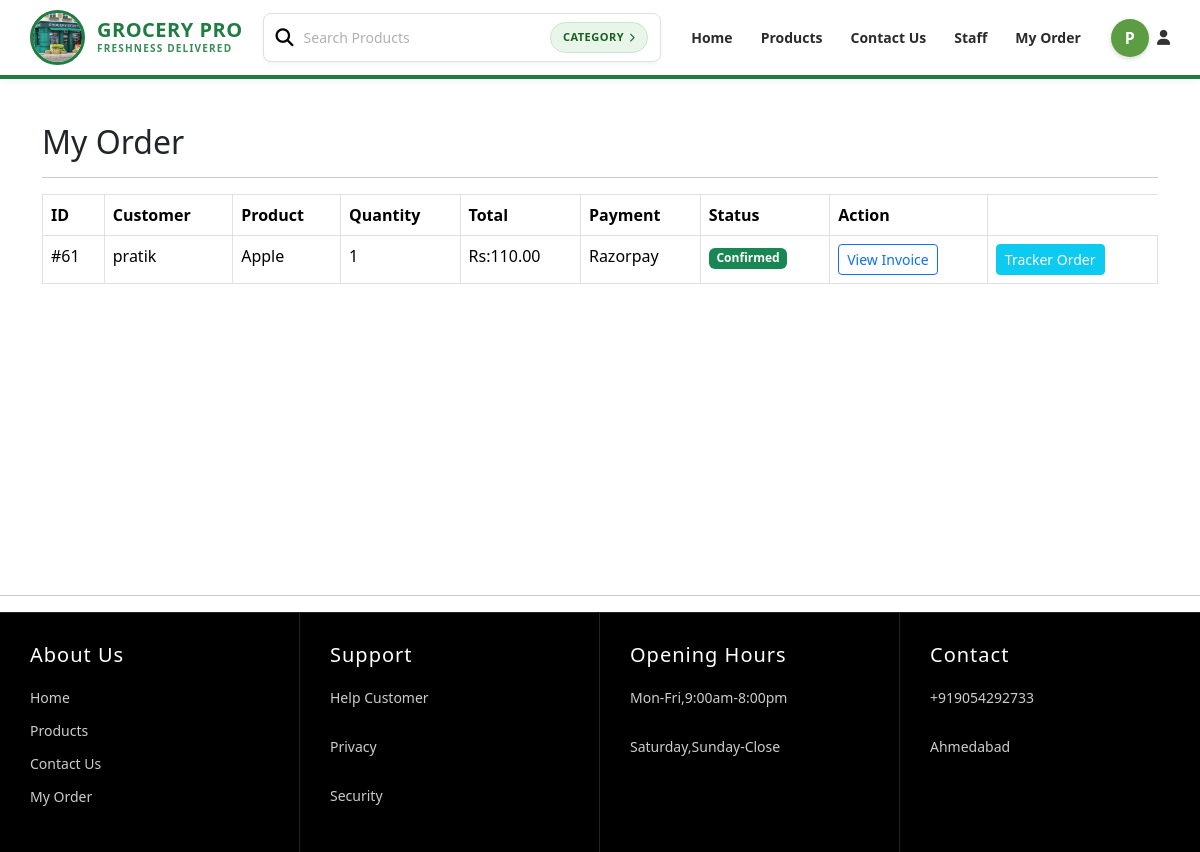
Page /my-order/ (signed in) on the earlier database version.
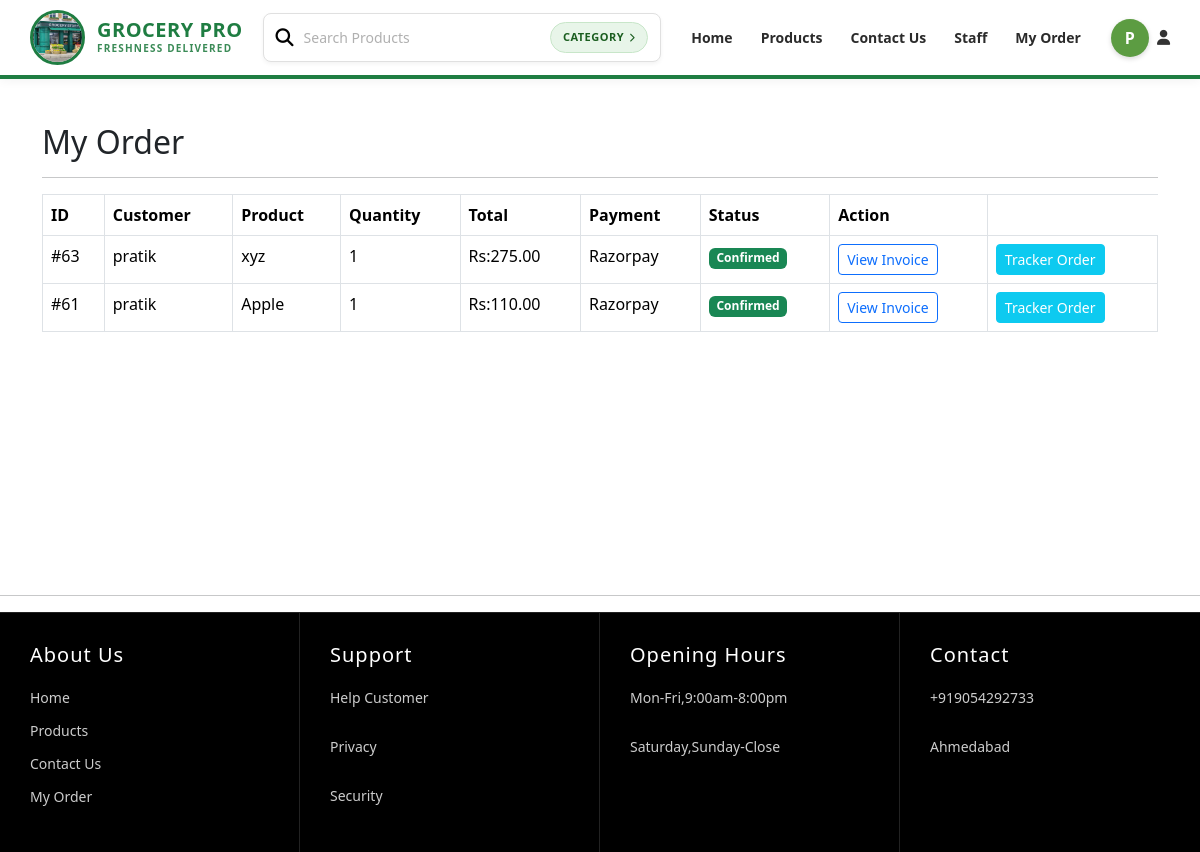
Same page on the later database version.
### GroceryApp/models.py (models this page shows, shortened)
class Order(models.Model):
    customer = models.ForeignKey(Customer,on_delete=models.CASCADE, null=True,blank=True)
    customername =  models.CharField(max_length=150)
    customerphone = models.CharField(max_length=15)
    customeraddress = models.TextField()
    product = models.ForeignKey(Product, on_delete=models.CASCADE)
    quantity = models.PositiveIntegerField(default=1)
    totalamount = models.DecimalField(max_digits=10,decimal_places=2)
    payment_method = models.CharField(max_length=50)
    payment_status = models.CharField(
        max_length=20,
        default="Pending"
    )
    order_status = models.CharField(
        max_length=20,
        default="Pending"
    )
    TRACKING_CHOICES =[
        ('Order Placed','Order Placed'),
        ('Shipped','Shipped'),
        ('Out For Delivery','Out For Delivery'),
        ('Delivered','Delivered'),
        ('Cancelled','Cancelled'),
    ]
    tracking_status = models.CharField(max_length=60,choices=TRACKING_CHOICES,default='Order Placed')
    created_at = models.DateTimeField(auto_now_add=True)
    updated_at = models.DateTimeField(auto_now=True)
    shipped_at = models.DateTimeField(null=True, blank=True)
    out_for_delivery_at = models.DateTimeField(null=True,blank=True)
    deliverd_at = models.DateTimeField(null=True,blank=True)

class Product(models.Model):
    productname = models.CharField(max_length=200)
    category = models.ForeignKey(Category, on_delete=models.CASCADE, related_name='products')
    description = models.TextField(blank=True, null=True)
    price = models.DecimalField(max_digits=10, decimal_places=2)
    stock = models.PositiveBigIntegerField(default=0)
    main_image = models.ImageField(upload_to='products/', null=True, blank=True)
    status = models.BooleanField(default=True)
    def __str__(self):
        return self.productname

### GroceryApp/views.py (the view)
# urls.py: path('my-order/',views.my_order,name='my_order'),
def my_order(request):
    if 'customer_id' not in request.session: # use a session
        return redirect('login') # login me redirect
    customer_id = request.session['customer_id']
    customer_obj = Customer.objects.get(id=customer_id)
    orders = Order.objects.filter(customer=customer_obj).order_by('-id') # ('-id') to use a lates id call
    return render(request, 'myorder.html', {'orders': orders})

### templates/myorder.html
{% extends 'base.html' %}
{% block content %}
   <div class="container mt-4">
   <h2>My Order</h2>
   <hr>
        <table class="table table-bordered">
                <thead>
                    <tr>
                       <th>ID</th>
                       <th>Customer</th>
                       <th>Product</th>
                       <th>Quantity</th>
                       <th>Total</th>
                       <th>Payment</th>
                       <th>Status</th>
                       <th>Action</th>
                    </tr>
                </thead>
                <tbody>
    {% for order in orders %}
        <tr>
            <td>#{{ order.id }}</td>
            <td>{{ order.customername }}</td>
            <td>{{ order.product }}</td>
            <td>{{ order.quantity }}</td>
            <td>Rs:{{ order.totalamount }}</td>
            <td>{{ order.payment_method }}</td>
            <td>
                    {% if order.order_status == 'Confirmed' %}
                        <span class="badge bg-success">Confirmed</span>
                    {% elif order.order_status == 'Pending' %}
                        <span class="badge bg-warning text-dark">Pending</span>
                    {% elif order.order_status == 'Cancelled' %}
                        <span class="badge bg-danger">Cancelled</span>
                    {% else %}
                        <span class="badge bg-secondary">{{ order.order_status }}</span>
                    {% endif %}
                </td>
               <td><a href="{% url 'invoice_view' order.id %}" class="btn btn-sm btn-outline-primary" target="_blank">View Invoice</a></td>
               <td><a href="{% url 'track_order' order.id %}" class="btn btn-sm btn-info text-white">Tracker Order</a></td>
        </tr>
    {% endfor %}
         </tbody>
      </table>
    </div>
{% endblock %}

Differences in the rows shown:
added Order: id "63", customername "pratik", product "xyz", quantity "1", totalamount "275.00", payment_method "Razorpay", order_status "Confirmed"
